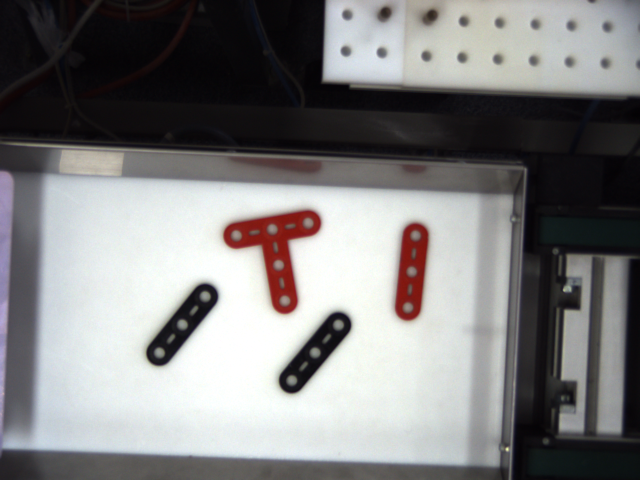
#> input picture photos/pic1.bmp, 1280 x 960 px (shown at 1/2 size)
$ python -i image_processing.py   (imports and definitions only)
#> lines starting #> are read from the running program, lines starting #| are printed output that depends on the picture; after the words box and inside, x2 and y2 are one past the last pixel; in counts of white or black regions, pixels touching at a corner belong together
#> further down, picture is the input picture: shape (960, 1280, 3); mean B, G, R 127.8, 127.5, 128.4
import numpy as np
import cv2 as cv
import sys


def binarize(img):
    gray_image = cv.cvtColor(img, cv.COLOR_BGR2GRAY)
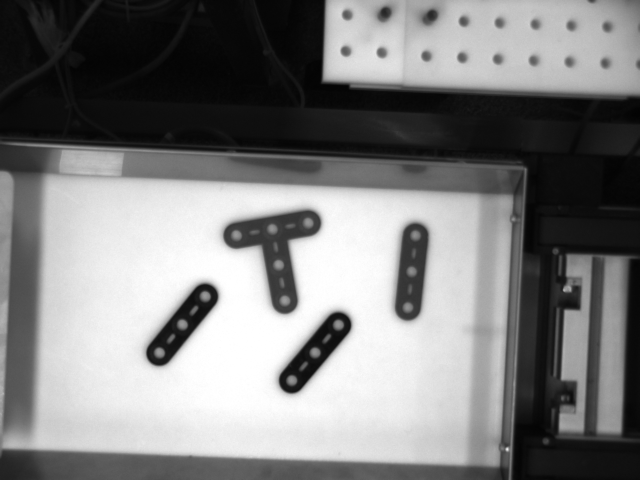
#> gray_image: shape (960, 1280) (shown at 1/2 size); min 2, max 255, mean 127.8

    # aplicam Gaussian Blur imaginii noastre
    gaussian_blured_image = cv.GaussianBlur(gray_image, (5, 5), 0)

    # binarizam imaginea folosind algoritmul Otsu de binarizare
    ret, th = cv.threshold(gaussian_blured_image, 0, 255,
                           cv.THRESH_BINARY_INV+cv.THRESH_OTSU)
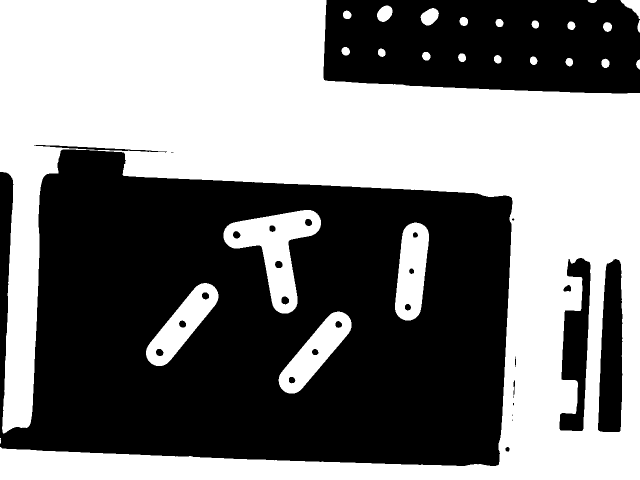
#> th: shape (960, 1280) (shown at 1/2 size); 49.3% white; 26 white regions, largest, box (x1, y1, x2, y2) and area: (0, 0, 1280, 960) 554967, (447, 420, 642, 627) 16405, (790, 445, 858, 641) 9585
#> ret = 126

    cv.imshow("binarized_image", th)
    cv.waitKey(0)
    cv.destroyAllWindows()

    return th

#cropare imagine
def adjust_ROI(img):
    (h, w) = img.shape[:2]
    (cX, cY) = (w // 2, h // 2)
    M = cv.getRotationMatrix2D((cX, cY), 2, 1.0)
    rotated = cv.warpAffine(img, M, (w, h))
    croped_image = rotated[390:915, 100:940]

    cv.imshow("rotated_image", croped_image)
    cv.waitKey(0)
    cv.destroyAllWindows()

    return croped_image

>>> import cv2
>>> picture = cv2.imread('photos/pic1.bmp')
>>> result = binarize(picture)

$ run again, on photos/pic2.bmp
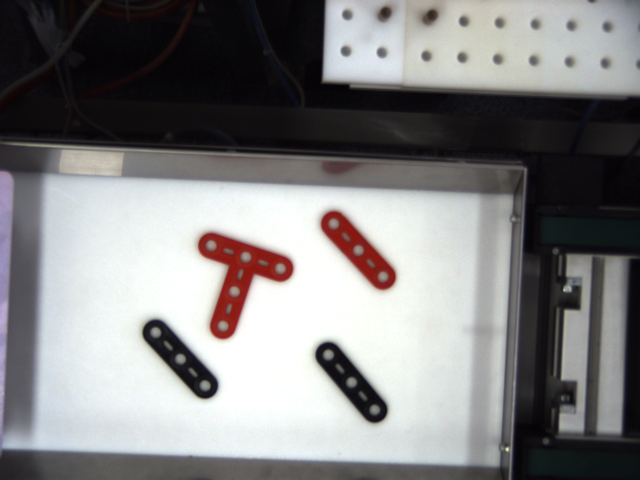
#> input picture photos/pic2.bmp, 1280 x 960 px (shown at 1/2 size)
#> picture is the input picture: shape (960, 1280, 3); mean B, G, R 130.4, 130.1, 131
#> in binarize, `gray_image = cv.cvtColor(img, cv.COLOR_BGR2GRAY)`:
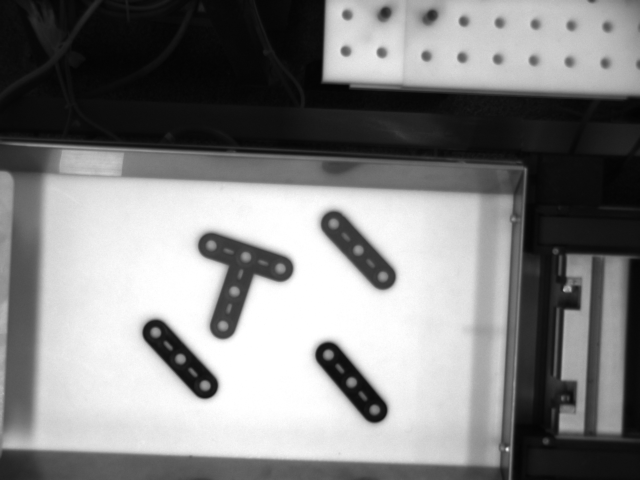
#> gray_image: shape (960, 1280) (shown at 1/2 size); min 2, max 255, mean 130.4
#> in binarize, `ret, th = cv.threshold(gaussian_blured_image, 0, 255, cv.THRESH_BINARY..`:
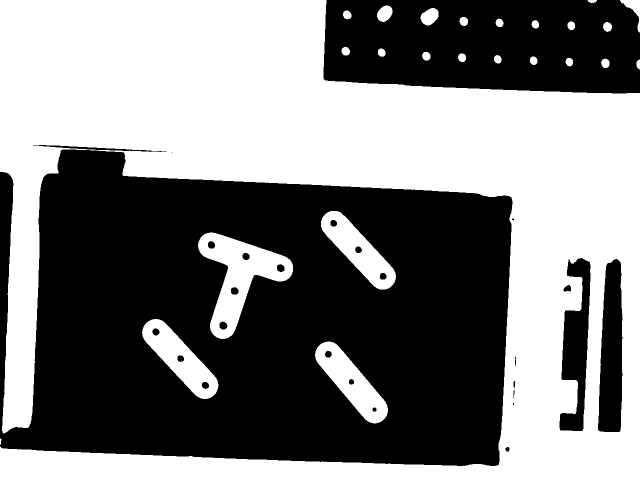
#> th: shape (960, 1280) (shown at 1/2 size); 49.3% white; 25 white regions, largest, box (x1, y1, x2, y2) and area: (0, 0, 1280, 960) 555211, (396, 465, 586, 678) 16267, (284, 638, 437, 798) 9707
#> ret = 129

$ run again, on photos/pic3.bmp
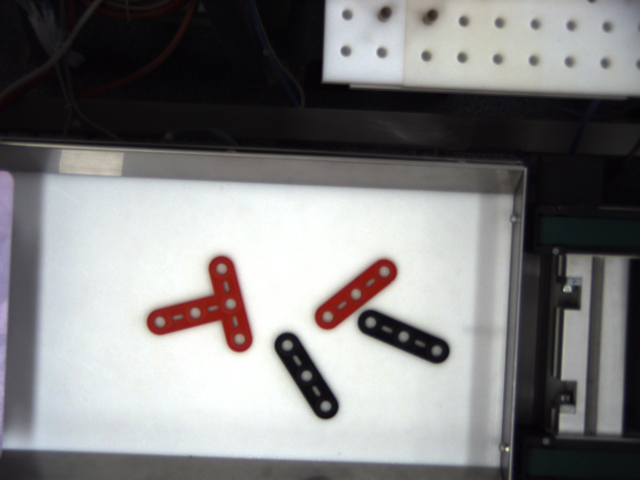
#> input picture photos/pic3.bmp, 1280 x 960 px (shown at 1/2 size)
#> picture is the input picture: shape (960, 1280, 3); mean B, G, R 127.7, 127.4, 128.4
#> in binarize, `gray_image = cv.cvtColor(img, cv.COLOR_BGR2GRAY)`:
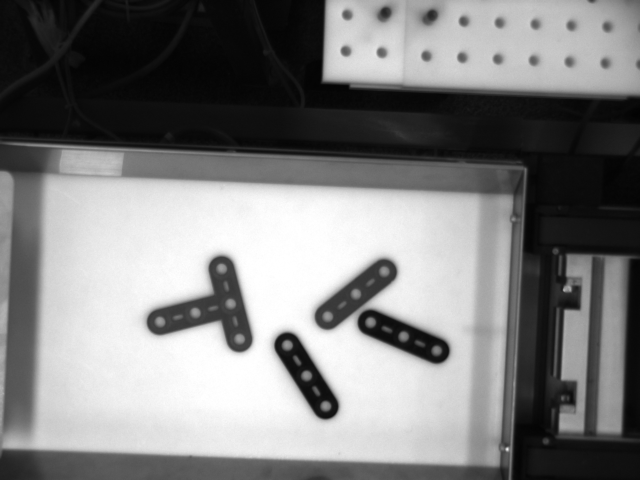
#> gray_image: shape (960, 1280) (shown at 1/2 size); min 1, max 255, mean 127.7
#> in binarize, `ret, th = cv.threshold(gaussian_blured_image, 0, 255, cv.THRESH_BINARY..`:
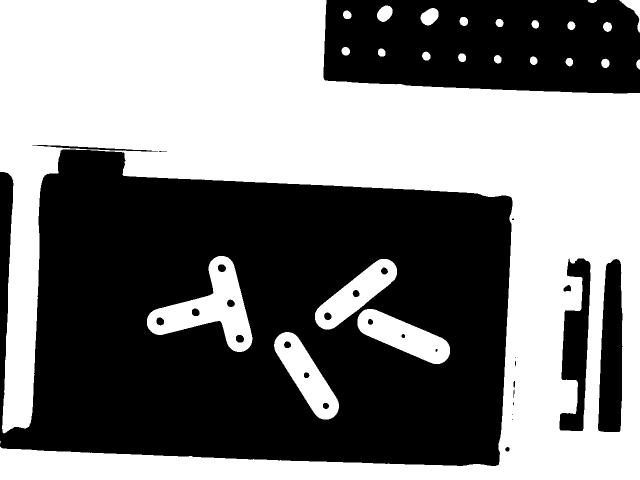
#> th: shape (960, 1280) (shown at 1/2 size); 49.3% white; 25 white regions (1 under 20 px), largest, box (x1, y1, x2, y2) and area: (0, 0, 1280, 960) 555276, (294, 512, 505, 704) 16197, (715, 618, 900, 728) 9958
#> ret = 126

$ run again, on photos/pic4.bmp
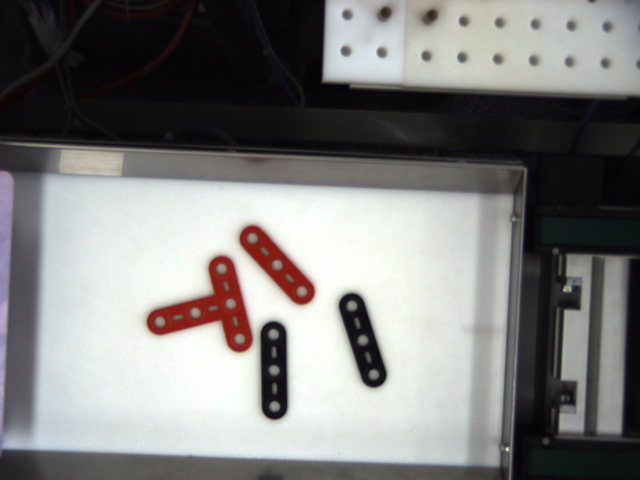
#> input picture photos/pic4.bmp, 1280 x 960 px (shown at 1/2 size)
#> picture is the input picture: shape (960, 1280, 3); mean B, G, R 126.9, 127.8, 128.7
#> in binarize, `gray_image = cv.cvtColor(img, cv.COLOR_BGR2GRAY)`:
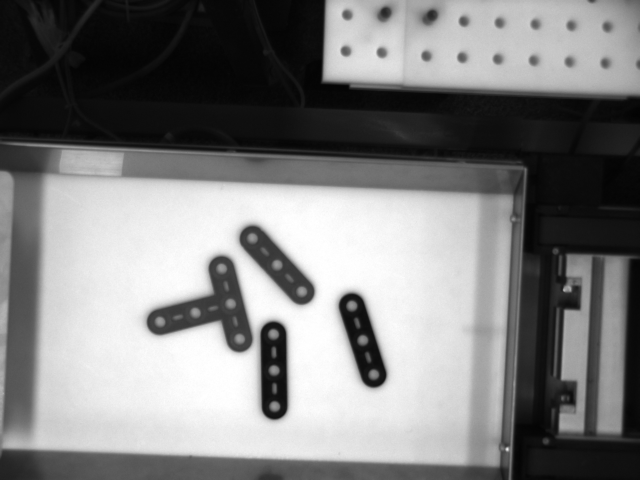
#> gray_image: shape (960, 1280) (shown at 1/2 size); min 2, max 255, mean 127.9
#> in binarize, `ret, th = cv.threshold(gaussian_blured_image, 0, 255, cv.THRESH_BINARY..`:
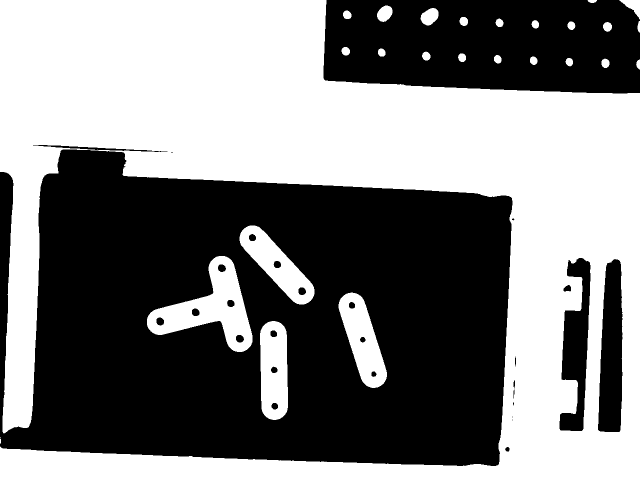
#> th: shape (960, 1280) (shown at 1/2 size); 49.3% white; 27 white regions (2 under 20 px), largest, box (x1, y1, x2, y2) and area: (0, 0, 1280, 960) 555000, (294, 512, 505, 704) 16273, (677, 585, 774, 776) 9633
#> ret = 126
